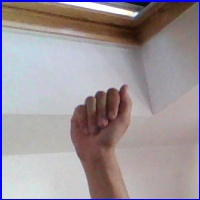
%> input picture display/A.jpg, 200 x 200 px
$ octave display.m   (GNU Octave 9; MATLAB toolbox functions it lacks are replaced by stand-ins)
%> lines starting %> are read from the running program, lines starting %| are printed output that depends on the picture
clc;
close all;
clear all;
A = imread('A.jpg');
%> A is the input picture: size 200x200x3 uint8; mean R, G, B 158.1, 148.9, 154.1
B = imread('B.jpg');
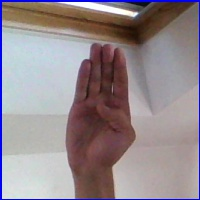
%> input picture display/B.jpg, 200 x 200 px
%> B is the input picture: size 200x200x3 uint8; mean R, G, B 148.6, 137.3, 142.3
C = imread('C.jpg');
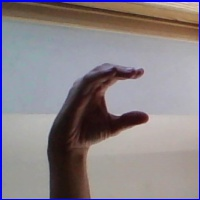
%> input picture display/C.jpg, 200 x 200 px
%> C is the input picture: size 200x200x3 uint8; mean R, G, B 137.8, 130.4, 135.7
D = imread('D.jpg');
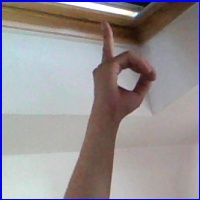
%> input picture display/D.jpg, 200 x 200 px
%> D is the input picture: size 200x200x3 uint8; mean R, G, B 151.9, 145.8, 149.1
E = imread('E.jpg');
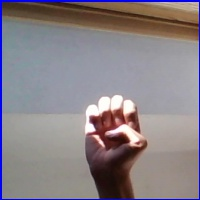
%> input picture display/E.jpg, 200 x 200 px
%> E is the input picture: size 200x200x3 uint8; mean R, G, B 137.9, 129.7, 134.9
F = imread('F.jpg');
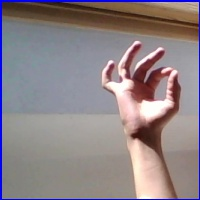
%> input picture display/F.jpg, 200 x 200 px
%> F is the input picture: size 200x200x3 uint8; mean R, G, B 142.1, 131, 134.7
%> (the run ends here)
